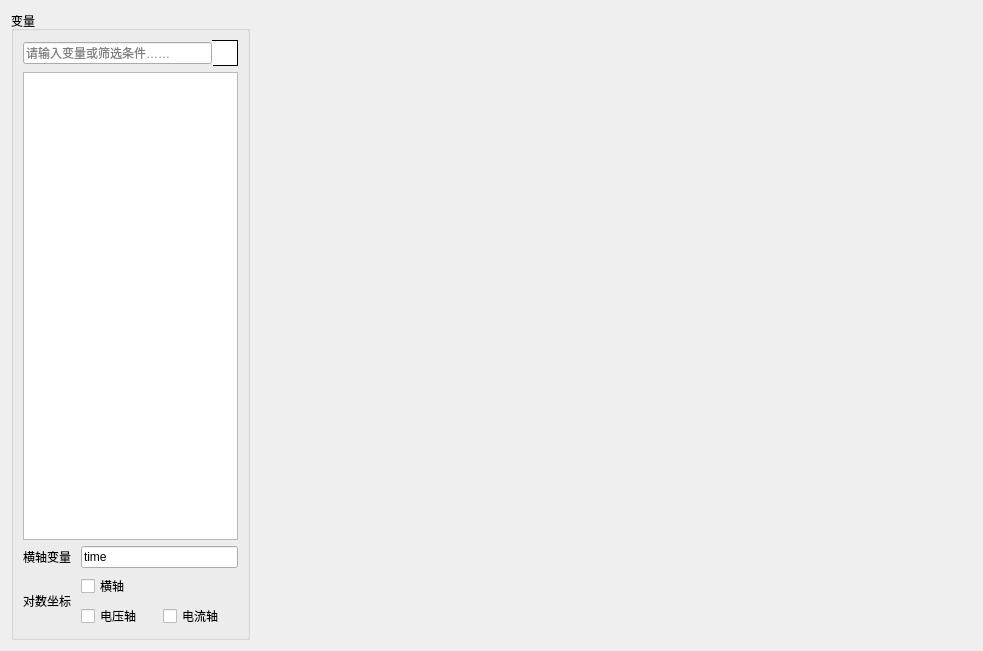
<?xml version="1.0" encoding="UTF-8"?>
<ui version="4.0">
 <class>SimulationResult</class>
 <widget class="QDialog" name="SimulationResult">
  <property name="geometry">
   <rect>
    <x>0</x>
    <y>0</y>
    <width>983</width>
    <height>651</height>
   </rect>
  </property>
  <property name="windowTitle">
   <string>仿真结果</string>
  </property>
  <layout class="QGridLayout" name="gridLayout" columnstretch="1,3">
   <item row="0" column="0">
    <widget class="QGroupBox" name="variable">
     <property name="maximumSize">
      <size>
       <width>300</width>
       <height>16777215</height>
      </size>
     </property>
     <property name="font">
      <font>
       <family>Microsoft YaHei UI</family>
       <weight>50</weight>
       <bold>false</bold>
      </font>
     </property>
     <property name="title">
      <string>变量</string>
     </property>
     <layout class="QGridLayout" name="gridLayout_2" rowstretch="1,20,3,0">
      <item row="1" column="0">
       <widget class="QListWidget" name="variableList">
        <property name="font">
         <font>
          <family>Microsoft YaHei UI</family>
          <pointsize>9</pointsize>
         </font>
        </property>
        <property name="toolTip">
         <string>双击以设置横轴变量，选择变量前复选框以设置纵轴变量</string>
        </property>
       </widget>
      </item>
      <item row="0" column="0">
       <layout class="QHBoxLayout" name="horizontalLayout">
        <property name="spacing">
         <number>0</number>
        </property>
        <property name="sizeConstraint">
         <enum>QLayout::SetDefaultConstraint</enum>
        </property>
        <item>
         <widget class="QLineEdit" name="variableSearch">
          <property name="focusPolicy">
           <enum>Qt::ClickFocus</enum>
          </property>
          <property name="placeholderText">
           <string>请输入变量或筛选条件……</string>
          </property>
         </widget>
        </item>
        <item>
         <widget class="QLabel" name="label">
          <property name="sizePolicy">
           <sizepolicy hsizetype="Fixed" vsizetype="Fixed">
            <horstretch>26</horstretch>
            <verstretch>26</verstretch>
           </sizepolicy>
          </property>
          <property name="minimumSize">
           <size>
            <width>26</width>
            <height>26</height>
           </size>
          </property>
          <property name="maximumSize">
           <size>
            <width>26</width>
            <height>26</height>
           </size>
          </property>
          <property name="styleSheet">
           <string notr="true">background-color: rgb(255, 255, 255);
border: 1px solid black;
border-left-color: rgb(255, 255, 255);</string>
          </property>
          <property name="frameShape">
           <enum>QFrame::NoFrame</enum>
          </property>
          <property name="lineWidth">
           <number>-2</number>
          </property>
          <property name="text">
           <string/>
          </property>
          <property name="pixmap">
           <pixmap resource="resource/res.qrc">:/background/filter</pixmap>
          </property>
          <property name="scaledContents">
           <bool>true</bool>
          </property>
          <property name="margin">
           <number>3</number>
          </property>
         </widget>
        </item>
       </layout>
      </item>
      <item row="2" column="0">
       <widget class="QStackedWidget" name="axisSetting">
        <property name="currentIndex">
         <number>0</number>
        </property>
        <widget class="QWidget" name="timeDomain">
         <layout class="QGridLayout" name="gridLayout_3">
          <property name="leftMargin">
           <number>0</number>
          </property>
          <property name="topMargin">
           <number>0</number>
          </property>
          <property name="rightMargin">
           <number>0</number>
          </property>
          <property name="bottomMargin">
           <number>0</number>
          </property>
          <item row="0" column="0">
           <layout class="QHBoxLayout" name="horizontalLayout_2" stretch="1,3">
            <item>
             <widget class="QLabel" name="label_2">
              <property name="text">
               <string>横轴变量</string>
              </property>
             </widget>
            </item>
            <item>
             <widget class="QLineEdit" name="xAxixVariable">
              <property name="text">
               <string>time</string>
              </property>
             </widget>
            </item>
           </layout>
          </item>
          <item row="1" column="0">
           <layout class="QHBoxLayout" name="horizontalLayout_4" stretch="1,3">
            <item>
             <widget class="QLabel" name="label_3">
              <property name="toolTip">
               <string>选中复选框以对该轴使用对数坐标</string>
              </property>
              <property name="text">
               <string>对数坐标</string>
              </property>
             </widget>
            </item>
            <item>
             <layout class="QVBoxLayout" name="verticalLayout">
              <item>
               <widget class="QCheckBox" name="TimeDomainXAxisLog">
                <property name="text">
                 <string>横轴</string>
                </property>
               </widget>
              </item>
              <item>
               <layout class="QHBoxLayout" name="horizontalLayout_3">
                <item>
                 <widget class="QCheckBox" name="TimeDomainYAxisLog">
                  <property name="text">
                   <string>电压轴</string>
                  </property>
                 </widget>
                </item>
                <item>
                 <widget class="QCheckBox" name="TimeDomainYAxis2Log">
                  <property name="text">
                   <string>电流轴</string>
                  </property>
                 </widget>
                </item>
               </layout>
              </item>
             </layout>
            </item>
           </layout>
          </item>
         </layout>
        </widget>
        <widget class="QWidget" name="page_2">
         <layout class="QGridLayout" name="gridLayout_4">
          <property name="leftMargin">
           <number>0</number>
          </property>
          <property name="topMargin">
           <number>0</number>
          </property>
          <property name="rightMargin">
           <number>0</number>
          </property>
          <property name="bottomMargin">
           <number>0</number>
          </property>
          <item row="0" column="0">
           <spacer name="verticalSpacer">
            <property name="orientation">
             <enum>Qt::Vertical</enum>
            </property>
            <property name="sizeHint" stdset="0">
             <size>
              <width>20</width>
              <height>60</height>
             </size>
            </property>
           </spacer>
          </item>
          <item row="1" column="0">
           <layout class="QHBoxLayout" name="horizontalLayout_7" stretch="1,0,0">
            <item>
             <widget class="QLabel" name="label_5">
              <property name="toolTip">
               <string>选中复选框以对该轴使用对数坐标</string>
              </property>
              <property name="text">
               <string>对数坐标</string>
              </property>
             </widget>
            </item>
            <item>
             <widget class="QCheckBox" name="DCSweepYAxisLog">
              <property name="text">
               <string>电压轴</string>
              </property>
             </widget>
            </item>
            <item>
             <widget class="QCheckBox" name="DCSweepYAxis2Log">
              <property name="text">
               <string>电流轴</string>
              </property>
             </widget>
            </item>
           </layout>
          </item>
         </layout>
        </widget>
        <widget class="QWidget" name="page_3">
         <layout class="QGridLayout" name="gridLayout_5">
          <property name="leftMargin">
           <number>0</number>
          </property>
          <property name="topMargin">
           <number>0</number>
          </property>
          <property name="rightMargin">
           <number>0</number>
          </property>
          <property name="bottomMargin">
           <number>0</number>
          </property>
          <item row="1" column="0">
           <layout class="QHBoxLayout" name="horizontalLayout_8" stretch="1,0,0">
            <item>
             <widget class="QLabel" name="label_6">
              <property name="toolTip">
               <string>选中复选框以对该轴使用对数坐标</string>
              </property>
              <property name="text">
               <string>对数坐标</string>
              </property>
             </widget>
            </item>
            <item>
             <widget class="QCheckBox" name="ACSweepYAxisLog">
              <property name="text">
               <string>电压轴</string>
              </property>
             </widget>
            </item>
            <item>
             <widget class="QCheckBox" name="ACSweepYAxis2Log">
              <property name="text">
               <string>电流轴</string>
              </property>
             </widget>
            </item>
           </layout>
          </item>
          <item row="0" column="0">
           <spacer name="verticalSpacer_2">
            <property name="orientation">
             <enum>Qt::Vertical</enum>
            </property>
            <property name="sizeHint" stdset="0">
             <size>
              <width>20</width>
              <height>60</height>
             </size>
            </property>
           </spacer>
          </item>
         </layout>
        </widget>
       </widget>
      </item>
     </layout>
    </widget>
   </item>
   <item row="0" column="1">
    <widget class="QCustomPlot" name="resultPlot" native="true"/>
   </item>
  </layout>
 </widget>
 <customwidgets>
  <customwidget>
   <class>QCustomPlot</class>
   <extends>QWidget</extends>
   <header>qcustomplot.h</header>
   <container>1</container>
  </customwidget>
 </customwidgets>
 <resources>
  <include location="resource/res.qrc"/>
  <include location="resource/res.qrc"/>
 </resources>
 <connections>
  <connection>
   <sender>variableList</sender>
   <signal>itemClicked(QListWidgetItem*)</signal>
   <receiver>SimulationResult</receiver>
   <slot>plotCheckedVariables()</slot>
   <hints>
    <hint type="sourcelabel">
     <x>83</x>
     <y>118</y>
    </hint>
    <hint type="destinationlabel">
     <x>213</x>
     <y>11</y>
    </hint>
   </hints>
  </connection>
  <connection>
   <sender>xAxixVariable</sender>
   <signal>editingFinished()</signal>
   <receiver>SimulationResult</receiver>
   <slot>plotCheckedVariables()</slot>
   <hints>
    <hint type="sourcelabel">
     <x>168</x>
     <y>609</y>
    </hint>
    <hint type="destinationlabel">
     <x>212</x>
     <y>411</y>
    </hint>
   </hints>
  </connection>
  <connection>
   <sender>variableList</sender>
   <signal>itemDoubleClicked(QListWidgetItem*)</signal>
   <receiver>SimulationResult</receiver>
   <slot>setXAxisVariable(QListWidgetItem*)</slot>
   <hints>
    <hint type="sourcelabel">
     <x>211</x>
     <y>588</y>
    </hint>
    <hint type="destinationlabel">
     <x>293</x>
     <y>686</y>
    </hint>
   </hints>
  </connection>
  <connection>
   <sender>variableSearch</sender>
   <signal>editingFinished()</signal>
   <receiver>variableList</receiver>
   <slot>setFocus()</slot>
   <hints>
    <hint type="sourcelabel">
     <x>136</x>
     <y>60</y>
    </hint>
    <hint type="destinationlabel">
     <x>140</x>
     <y>97</y>
    </hint>
   </hints>
  </connection>
  <connection>
   <sender>variableSearch</sender>
   <signal>textChanged(QString)</signal>
   <receiver>SimulationResult</receiver>
   <slot>searchVariable(QString)</slot>
   <hints>
    <hint type="sourcelabel">
     <x>200</x>
     <y>52</y>
    </hint>
    <hint type="destinationlabel">
     <x>293</x>
     <y>64</y>
    </hint>
   </hints>
  </connection>
  <connection>
   <sender>TimeDomainXAxisLog</sender>
   <signal>toggled(bool)</signal>
   <receiver>SimulationResult</receiver>
   <slot>plotCheckedVariables()</slot>
   <hints>
    <hint type="sourcelabel">
     <x>111</x>
     <y>649</y>
    </hint>
    <hint type="destinationlabel">
     <x>291</x>
     <y>606</y>
    </hint>
   </hints>
  </connection>
  <connection>
   <sender>TimeDomainYAxisLog</sender>
   <signal>toggled(bool)</signal>
   <receiver>SimulationResult</receiver>
   <slot>plotCheckedVariables()</slot>
   <hints>
    <hint type="sourcelabel">
     <x>136</x>
     <y>678</y>
    </hint>
    <hint type="destinationlabel">
     <x>293</x>
     <y>635</y>
    </hint>
   </hints>
  </connection>
  <connection>
   <sender>TimeDomainYAxis2Log</sender>
   <signal>toggled(bool)</signal>
   <receiver>SimulationResult</receiver>
   <slot>plotCheckedVariables()</slot>
   <hints>
    <hint type="sourcelabel">
     <x>225</x>
     <y>676</y>
    </hint>
    <hint type="destinationlabel">
     <x>292</x>
     <y>663</y>
    </hint>
   </hints>
  </connection>
 </connections>
 <slots>
  <slot>plotCheckedVariables()</slot>
  <slot>setXAxisVariable(QListWidgetItem*)</slot>
  <slot>searchVariable(QString)</slot>
 </slots>
</ui>
